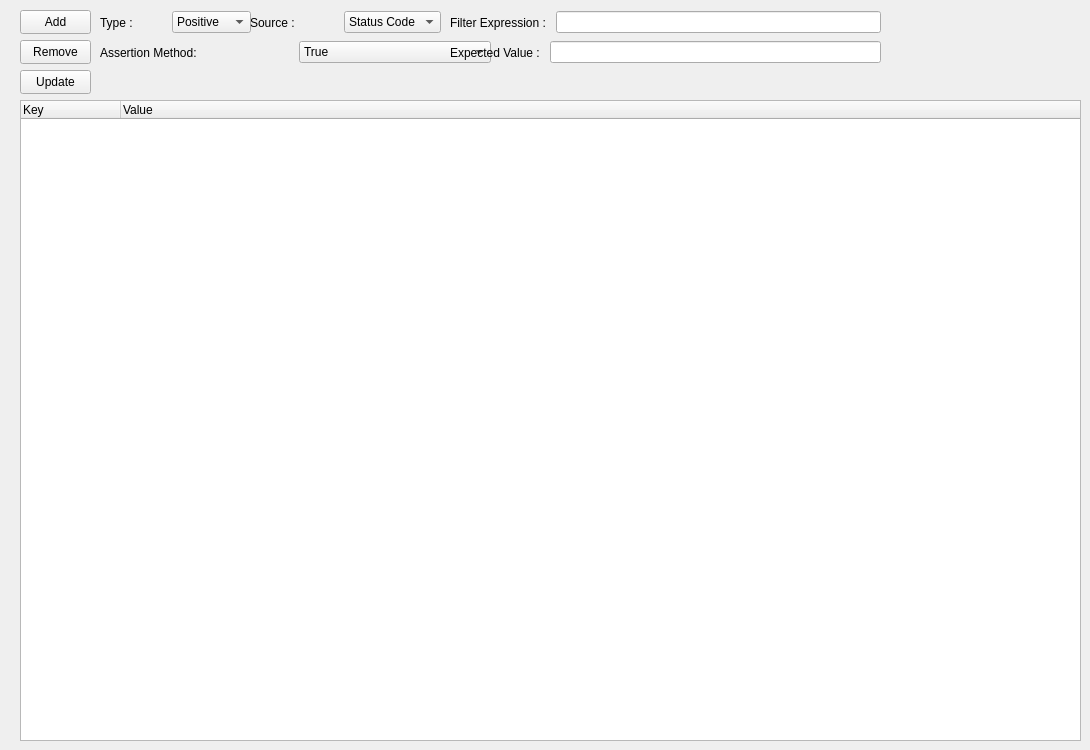
     <widget class="QWidget" name="tab_6">
      <attribute name="title">
       <string>Assertion</string>
      </attribute>
      <widget class="QPushButton" name="btn_remove_assertion_rule">
       <property name="geometry">
        <rect>
         <x>20</x>
         <y>40</y>
         <width>71</width>
         <height>24</height>
        </rect>
       </property>
       <property name="text">
        <string>Remove</string>
       </property>
      </widget>
      <widget class="QPushButton" name="btn_add_assertion_rule">
       <property name="geometry">
        <rect>
         <x>20</x>
         <y>10</y>
         <width>71</width>
         <height>24</height>
        </rect>
       </property>
       <property name="text">
        <string>Add</string>
       </property>
      </widget>
      <widget class="QWidget" name="layoutWidget_2">
       <property name="geometry">
        <rect>
         <x>100</x>
         <y>10</y>
         <width>151</width>
         <height>25</height>
        </rect>
       </property>
       <layout class="QHBoxLayout" name="horizontalLayout_8">
        <item>
         <widget class="QLabel" name="label_assertion_type">
          <property name="text">
           <string>Type :</string>
          </property>
         </widget>
        </item>
        <item>
         <widget class="QComboBox" name="comboBox_assertion_type">
          <item>
           <property name="text">
            <string>Positive</string>
           </property>
          </item>
          <item>
           <property name="text">
            <string>Negative</string>
           </property>
          </item>
         </widget>
        </item>
       </layout>
      </widget>
      <widget class="QWidget" name="layoutWidget_3">
       <property name="geometry">
        <rect>
         <x>250</x>
         <y>10</y>
         <width>191</width>
         <height>25</height>
        </rect>
       </property>
       <layout class="QHBoxLayout" name="horizontalLayout_9">
        <item>
         <widget class="QLabel" name="label_assertion_type_2">
          <property name="text">
           <string>Source :</string>
          </property>
         </widget>
        </item>
        <item>
         <widget class="QComboBox" name="comboBox_assertion_source">
          <item>
           <property name="text">
            <string>Status Code</string>
           </property>
          </item>
          <item>
           <property name="text">
            <string>Body</string>
           </property>
          </item>
          <item>
           <property name="text">
            <string>Header</string>
           </property>
          </item>
         </widget>
        </item>
       </layout>
      </widget>
      <widget class="QWidget" name="layoutWidget_5">
       <property name="geometry">
        <rect>
         <x>100</x>
         <y>40</y>
         <width>391</width>
         <height>25</height>
        </rect>
       </property>
       <layout class="QHBoxLayout" name="horizontalLayout_12">
        <item>
         <widget class="QLabel" name="label_assertion_type_3">
          <property name="text">
           <string>Assertion Method:</string>
          </property>
         </widget>
        </item>
        <item>
         <widget class="QComboBox" name="comboBox_assertion_method">
          <property name="maximumSize">
           <size>
            <width>16777215</width>
            <height>16777215</height>
           </size>
          </property>
          <item>
           <property name="text">
            <string>True</string>
           </property>
          </item>
          <item>
           <property name="text">
            <string>False</string>
           </property>
          </item>
          <item>
           <property name="text">
            <string>None / Null</string>
           </property>
          </item>
          <item>
           <property name="text">
            <string>&gt;</string>
           </property>
          </item>
          <item>
           <property name="text">
            <string>&lt;</string>
           </property>
          </item>
          <item>
           <property name="text">
            <string>==</string>
           </property>
          </item>
          <item>
           <property name="text">
            <string>&gt;=</string>
           </property>
          </item>
          <item>
           <property name="text">
            <string>&lt;=</string>
           </property>
          </item>
          <item>
           <property name="text">
            <string>Should Be Contain</string>
           </property>
          </item>
          <item>
           <property name="text">
            <string>Should Not Contain</string>
           </property>
          </item>
          <item>
           <property name="text">
            <string>Should Be Empty</string>
           </property>
          </item>
          <item>
           <property name="text">
            <string>Should Not Be Empty</string>
           </property>
          </item>
          <item>
           <property name="text">
            <string>Should Not Be True</string>
           </property>
          </item>
          <item>
           <property name="text">
            <string>Should Be Equal</string>
           </property>
          </item>
          <item>
           <property name="text">
            <string>Should Be Equal As Integers</string>
           </property>
          </item>
          <item>
           <property name="text">
            <string>Should Be Equal As Numbers</string>
           </property>
          </item>
          <item>
           <property name="text">
            <string>Should Be Equal As Strings</string>
           </property>
          </item>
         </widget>
        </item>
       </layout>
      </widget>
      <widget class="QWidget" name="layoutWidget_7">
       <property name="geometry">
        <rect>
         <x>450</x>
         <y>10</y>
         <width>431</width>
         <height>25</height>
        </rect>
       </property>
       <layout class="QHBoxLayout" name="horizontalLayout_4">
        <item>
         <widget class="QLabel" name="label_7">
          <property name="text">
           <string>Filter Expression : </string>
          </property>
         </widget>
        </item>
        <item>
         <widget class="QLineEdit" name="textbox_assertion_rule_expression"/>
        </item>
       </layout>
      </widget>
      <widget class="QTreeWidget" name="table_assertion_rule">
       <property name="geometry">
        <rect>
         <x>20</x>
         <y>100</y>
         <width>1061</width>
         <height>641</height>
        </rect>
       </property>
       <column>
        <property name="text">
         <string>Key</string>
        </property>
       </column>
       <column>
        <property name="text">
         <string>Value</string>
        </property>
       </column>
      </widget>
      <widget class="QPushButton" name="btn_update_assertion_rule">
       <property name="geometry">
        <rect>
         <x>20</x>
         <y>70</y>
         <width>71</width>
         <height>24</height>
        </rect>
       </property>
       <property name="text">
        <string>Update</string>
       </property>
      </widget>
      <widget class="QWidget" name="layoutWidget">
       <property name="geometry">
        <rect>
         <x>450</x>
         <y>40</y>
         <width>431</width>
         <height>25</height>
        </rect>
       </property>
       <layout class="QHBoxLayout" name="horizontalLayout_3">
        <item>
         <widget class="QLabel" name="label_6">
          <property name="text">
           <string>Expected Value : </string>
          </property>
         </widget>
        </item>
        <item>
         <widget class="QLineEdit" name="textbox_assertion_rule_expected_value"/>
        </item>
       </layout>
      </widget>
     </widget>
